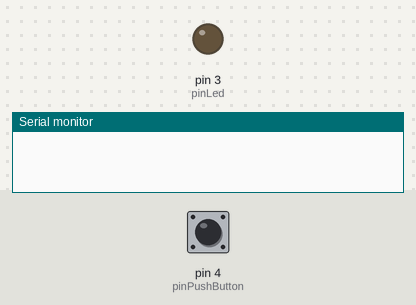
This sketch was run on a simulated Arduino Uno, built with avr-gcc and run on an emulated ATmega328P. Parts: output pins drawn as LEDs (lit = HIGH), the last lines printed to the serial monitor. Inputs (shaded band) come from the test bench; at power-on: pin 4 (pinPushButton) HIGH.

Above: at 1.2 s.
1.3 s: pin 4 (pinPushButton) pulled LOW for 0.15 s
At 1.38 s:
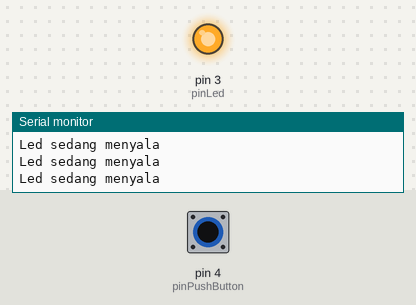
2.9 s: pin 4 (pinPushButton) pulled LOW for 3.2 s
At 6.6 s:
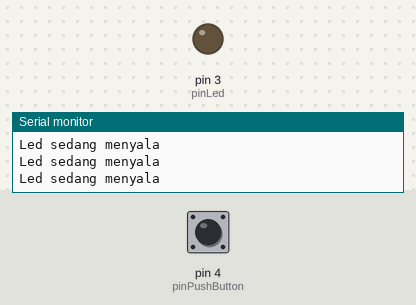
7.6 s: pin 4 (pinPushButton) driven LOW
At 8.3 s:
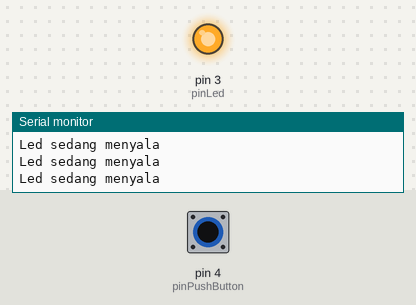
10.6 s: pin 4 (pinPushButton) driven HIGH
At 10.9 s:
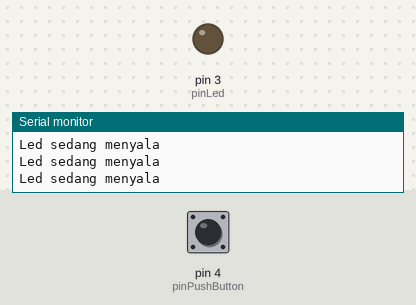
Timing chart, 0 to 13.1 s (numbered marks = the images above; inputs shaded):
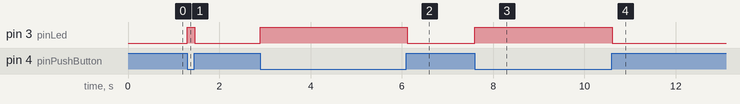

Measured:
- after the input at 1.3 s, pin 3 (pinLed): LOW → HIGH at once, → LOW 0.16 s later
- after the input at 2.9 s, pin 3 (pinLed): LOW → HIGH at once, → LOW 3.2 s later
- after the input at 7.6 s, pin 3 (pinLed): LOW → HIGH at once
- after the input at 10.6 s, pin 3 (pinLed): HIGH → LOW at once

The sketch:

LED_Push_Button.ino
```cpp
//Menyalakan LED dengan Push Button

int pinLed =3;
int pinPushButton = 4;

void setup()
{
  pinMode(pinLed, OUTPUT);
  pinMode(pinPushButton, INPUT_PULLUP);
  Serial.begin(9600);
}

void loop()
{
  int statusPushButton = digitalRead(pinPushButton);

  if (statusPushButton == HIGH){
    digitalWrite(pinLed, LOW);
  } else {
    digitalWrite(pinLed, HIGH);
    Serial.println("Led sedang menyala");
  }
}
```
